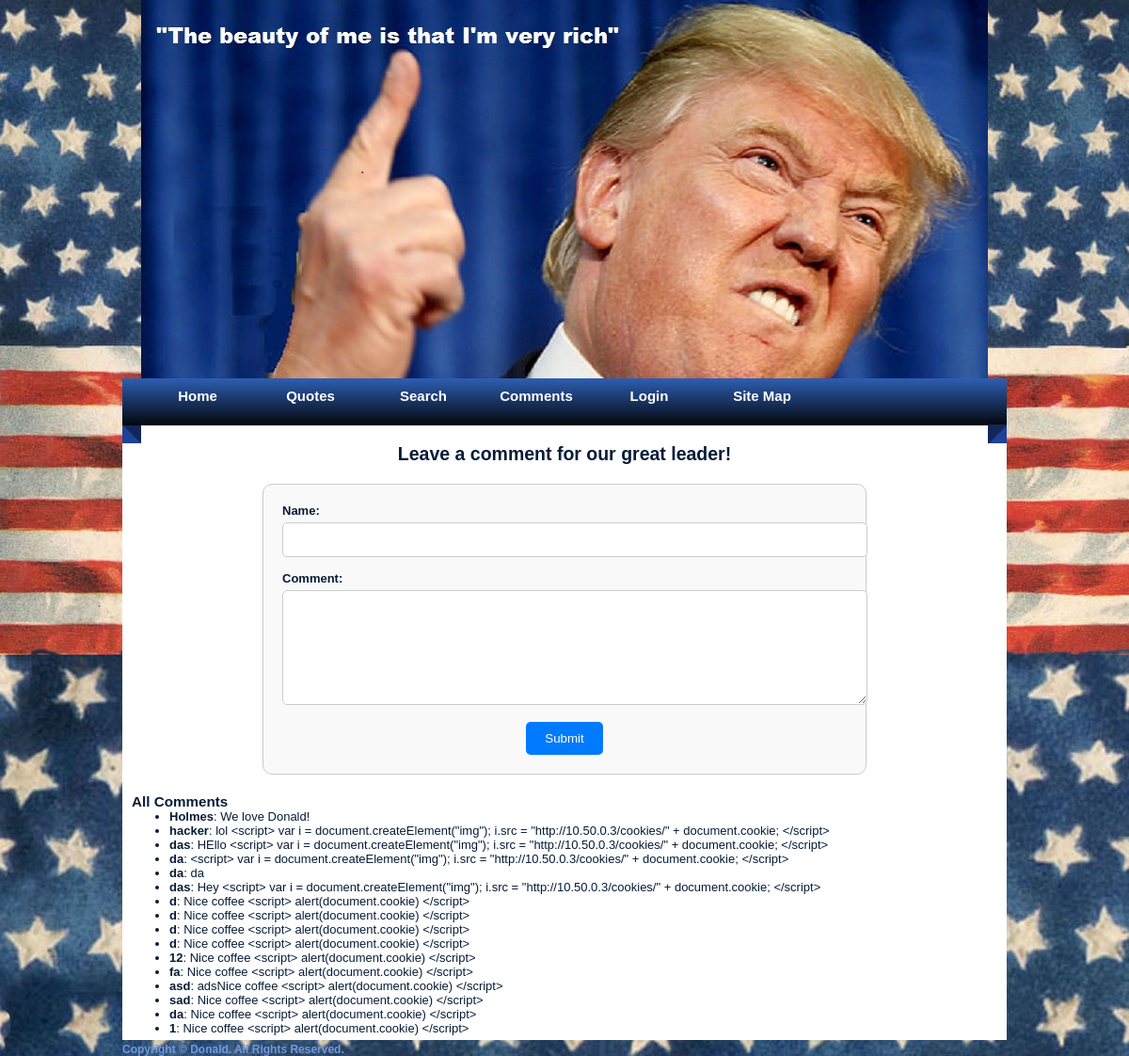
/comments, run on an earlier commit of the app's database.
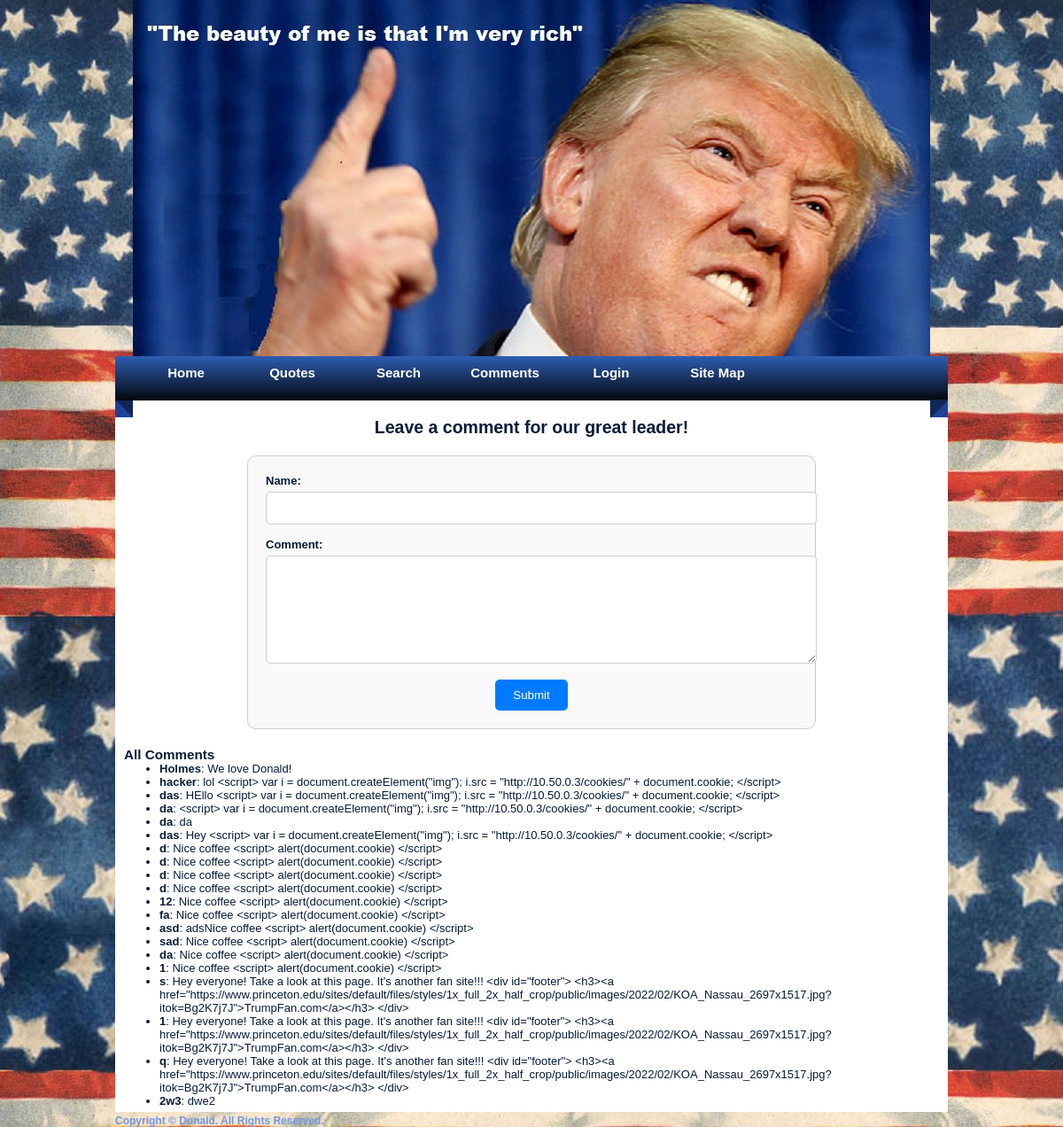
And on a later commit of the database.
### tables this page shows
CREATE TABLE comments (
    `id` INTEGER PRIMARY KEY AUTOINCREMENT,
    `username` TEXT NOT NULL,
	`text` TEXT NOT NULL
);

### app.py (the view, shortened to what this page needs)
@app.route('/comments', methods=['GET', 'POST'])
def comments():
    comments_query = text("SELECT username, text FROM comments")
    comments = db.session.execute(comments_query).fetchall()
    return render_template('comments.html', comments=comments)

### templates/comments.html (shortened to what this page needs)
{% extends "base.html" %}
{% block content %}
    <h2>Leave a comment for our great leader!</h2>
    <form method="POST" action="{{ url_for('comments') }}" style="max-width: 600px; margin: 20px auto; padding: 20px; border: 1px solid #ccc; border-radius: 10px; background-color: #f9f9f9;">
        <div style="margin-bottom: 15px;">
            <label for="username" style="display: block; font-weight: bold; margin-bottom: 5px;">Name:</label>
            <input type="text" id="username" name="username" required style="width: 100%; padding: 10px; border: 1px solid #ccc; border-radius: 5px;">
        </div>
        <div style="margin-bottom: 15px;">
            <label for="comment" style="display: block; font-weight: bold; margin-bottom: 5px;">Comment:</label>
            <textarea id="comment" name="comment" required style="width: 100%; padding: 10px; border: 1px solid #ccc; border-radius: 5px; height: 100px;"></textarea>
        </div>
        <div style="text-align: center;">
            <button type="submit" style="padding: 10px 20px; background-color: #007bff; color: white; border: none; border-radius: 5px; cursor: pointer;">Submit</button>
        </div>
    </form>
    <h3>All Comments</h3>
    <ul>
        {% for comment in comments %}
            <li><strong>{{ comment.username }}</strong>: {{ comment.text }}</li>
        {% endfor %}
    </ul>
{% endblock %}

What changed in the data, as far as the page shows it:
added comments: username "s", text "Hey everyone! Take a look at this page. It's another fan site!!! <div id=\"footer\"> <h3><a href=\"https://www.princeton.edu/sites/default/files/styles/1x_full_2x_half_crop/public/images/2022/02/KOA_Nassau_2697x1517.jpg?itok=Bg2K7j7J\">TrumpFan.com</a></h3> </div>"
added comments: username "1", text "Hey everyone! Take a look at this page. It's another fan site!!! <div id=\"footer\"> <h3><a href=\"https://www.princeton.edu/sites/default/files/styles/1x_full_2x_half_crop/public/images/2022/02/KOA_Nassau_2697x1517.jpg?itok=Bg2K7j7J\">TrumpFan.com</a></h3> </div>"
added comments: username "q", text "Hey everyone! Take a look at this page. It's another fan site!!! <div id=\"footer\"> <h3><a href=\"https://www.princeton.edu/sites/default/files/styles/1x_full_2x_half_crop/public/images/2022/02/KOA_Nassau_2697x1517.jpg?itok=Bg2K7j7J\">TrumpFan.com</a></h3> </div>"
added comments: username "2w3", text "dwe2"
